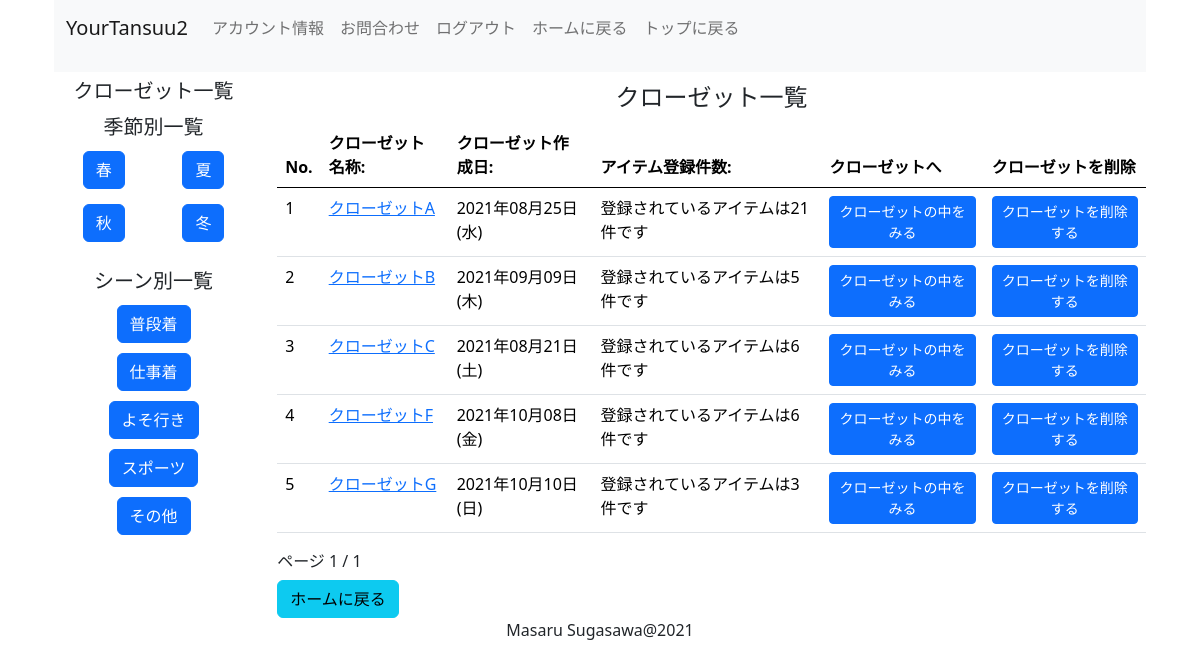
Page /contents/closet-list/ (signed in) on the committed database.
### item/models.py (models this page shows, shortened)
class Closet(models.Model):
    user = models.ForeignKey(settings.AUTH_USER_MODEL, verbose_name='ユーザー', on_delete=models.CASCADE,null=True)
    closet_name = models.CharField(verbose_name='クローゼット名', max_length=255)
    closet_memo = models.CharField(verbose_name='メモ', max_length=325)
    create_date = models.DateTimeField(verbose_name='作成日', auto_now_add=True)
    class Meta:
        ordering = ['closet_name']
    @property
    def item_count(self):
        item_count= Item.objects.filter(closet=self).count()
        return item_count

### item/views.py (the view)
# urls.py: path('closet-list/', ClosetListView, name = 'closet_list'),
@login_required
def ClosetListView(request):
    object_list = Closet.objects.filter(user_id = request.user)
    paginator = Paginator(object_list, 10)
    page_number = request.GET.get('page')
    page_object = paginator.get_page(page_number)
    return render(request, 'contents/closet_list.html', {'page_object': page_object})

### templates/contents/closet_list.html (shortened to what this page needs)
{% extends 'contents/base.html' %}
{% load django_bootstrap5 %}
{% block content %}
<div class="container">
  <legend class="text_center space_top">クローゼット一覧</legend>
  {% if page_object %}
  <table class="table">
    <thead>
      <tr>
        <th>No.</th>
        <th>クローゼット名称:</th>
        <th>クローゼット作成日:</th>
        <th>アイテム登録件数:</th>
        <th>クローゼットへ</th>
        <th>クローゼットを削除</th>
      </tr>
    </thead>
    <tbody>
      {% for item in page_object %}
      <tr>
        <td>{{ forloop.counter0 | add:page_object.start_index }}</td>
        <td><a href="{% url 'closet_update' item.pk %}">{{ item.closet_name }}</a></td>
        <td>{{ item.create_date |  date:"Y年m月d日(D)" }}</td>
        <td>登録されているアイテムは{{ item.item_count }}件です</td>
        <td><a href="{% url 'item_list' %}?closet={{ item.pk }}" button class="btn btn-sm btn-primary" type="submit">クローゼットの中をみる</a></td>
        <td><a href="{% url 'closet_delete' item.pk %}" button class="btn btn-sm btn-primary" type="submit">クローゼットを削除する</a></td>
      </tr>
      {% endfor %}
    </tbody>
    {% else %}
    <p>まだアイテムが登録されていません</p>
    {% endif %}
</table>
  <div class="pagination">
    <span class="step-links">
      <span class="current">
        ページ {{ page_object.number }} / {{ page_object.paginator.num_pages }}
      </span>
    </span>
  </div>
<a href="{% url 'home' %}" class="btn btn-md btn-info space_top" type="submit">ホームに戻る</a></button>
</div>
{% endblock content %}

### static/account-static/style.css (style rules this page uses)
html { font-family: 'Open Sans', sans-serif; font-family: 'Noto Serif JP', serif; }
main .space_top { margin-top: 7px; }
main .text_center { text-align: center; }

### rows in the picture
Closet: closet_name "クローゼットA", create_date "2021年08月25日(水)", item_count "21"
Closet: closet_name "クローゼットB", create_date "2021年09月09日(木)", item_count "5"
Closet: closet_name "クローゼットC", create_date "2021年08月21日(土)", item_count "6"
Closet: closet_name "クローゼットF", create_date "2021年10月08日(金)", item_count "6"
Closet: closet_name "クローゼットG", create_date "2021年10月10日(日)", item_count "3"

### other values in the picture
{{ page_object.number }} "1"
{{ page_object.paginator.num_pages }} "1"
